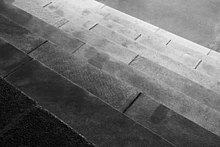
#> input picture 개인프로젝트/openCV를 통한 자동차 번호판 인식/라이브러리 공부/opencv/images/gray_image.jpg, 220 x 147 px, found by its file name
$ jupyter execute '5. 임계점 처리하기.ipynb'
#> lines starting #> are read from the running program, lines starting #| are printed output that depends on the picture; after the words box and inside, x2 and y2 are one past the last pixel; in counts of white or black regions, pixels touching at a corner belong together
## OpenCV 임계점 처리하기
- thresh(임계점) : "문턱"

cv2.threshold(1. image, 2. thresh, 3. max_value, 4. type): 임계값을 기준으로 흑/백으로 분류하는 함수

- image: 처리할 Gray Scale 이미지
- thresh: 임계 값 (전체 픽셀에 적용)
- max_value: 임계 값을 넘었을 때 적용할 값
- type: 임계점을 처리하는 방식

  - 1) THRESH_BINARY: 임계 값보다 크면 max_value, 작으면 0

  - 2) THRESH_BINARY_INV: 임계 값보다 작으면 max_value, 크면 0

  - 3) THRESH_TRUNC: 임계 값보다 크면 임계 값, 작으면 그대로

  - 4) THRESH_TOZERO: 임계 값보다 크면 그대로, 작으면 0

  - 5) THRESH_TOZERO_INV: 임계 값보다 크면 0, 작으면 그대로

[cell 1]
from google.colab import files
uploaded = files.upload()
#> the answer given: gray_image.jpg

[cell 2]
import cv2
import matplotlib.pyplot as plt

[cell 3]
image = cv2.imread('gray_image.jpg', cv2.IMREAD_GRAYSCALE)
#> image is the input picture: shape (147, 220); min 0, max 255, mean 108.3

images = []
ret, thres1 = cv2.threshold(image, 127, 255, cv2.THRESH_BINARY) # 127기준으로 크면 255 작으면 0으로 바꾼다
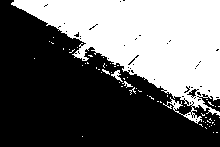
#> thres1: shape (147, 220); 40.9% white; 61 white regions (57 under 20 px), largest, box (x1, y1, x2, y2) and area: (11, 0, 220, 124) 12981, (111, 70, 123, 82) 57, (122, 81, 133, 88) 28, (102, 69, 110, 75) 21
# ret은 값을 반환했나 안했나의 boolean값.. 무시해도 되는듯?
ret, thres2 = cv2.threshold(image, 127, 255, cv2.THRESH_BINARY_INV)
ret, thres3 = cv2.threshold(image, 127, 255, cv2.THRESH_TRUNC)
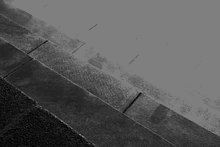
#> thres3: shape (147, 220); min 0, max 127, mean 89.3
ret, thres4 = cv2.threshold(image, 127, 255, cv2.THRESH_TOZERO)
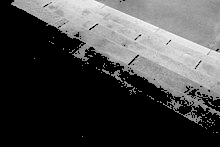
#> thres4: shape (147, 220); min 0, max 255, mean 71.1
ret, thres5 = cv2.threshold(image, 127, 255, cv2.THRESH_TOZERO_INV)
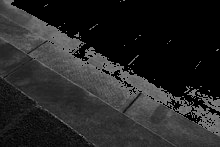
#> thres5: shape (147, 220); min 0, max 127, mean 37.3
images.append(thres1)
images.append(thres2)
images.append(thres3)
images.append(thres4)
images.append(thres5)

for i in images:
  plt.imshow(cv2.cvtColor(i, cv2.COLOR_GRAY2RGB))
  plt.show()
#> this loop made 5 passes

## 부분픽셀 적용하기 (위에는 전체픽셀에 똑같이 적용하는 방법)
cv2.adaptiveThreshold(1. image, 2. max_value, 3. **adaptive_method**, 4. type, 5. block_size, 6. C): 적응 임계점 처리 함수

하나의 이미지에 다수의 조명 상태가 존재하는 경우 적용하면 좋습니다.

- 2. max_value: 임계 값을 넘었을 때 적용할 값

- 3. adaptive_method: 임계 값을 결정하는 계산 방법 [임계값을 위에선 **직접적으로& 그리고 전체 획일적으로** 주었지만! 여기서는 **자동으로 & 각각 부분적으로** 인셈]
  - -> 간단히 말해서, 각 부분마다 알아서 임계점 찾아주는 방법.

  - 1) ADAPTIVE_THRESH_MEAN_C: 주변영역의 평균값으로 결정

  - 2) ADAPTIVE_THRESH_GAUSSIAN_C

- 4. type: 임계점을 처리하는 방식

- 5. block_size: 임계 값을 적용할 영역의 크기 (임계치로 인한 테두리 두께라고 보면될듯)

- 6. C: 평균이나 가중 평균에서 차감할 값 3.에서 조정치로 줄 값임

  - -> 5,6은 하이퍼 파라미터라고 생각하면 될듯

Adaptive Threshold를 이용하면, 전체 픽셀을 기준으로 임계 값을 적용하지 않습니다.

[cell 4]
from google.colab import files
uploaded = files.upload()
#> the answer given: hand_writing_image.jpg

[cell 5]
import cv2

image = cv2.imread('hand_writing_image.jpg', cv2.IMREAD_GRAYSCALE)
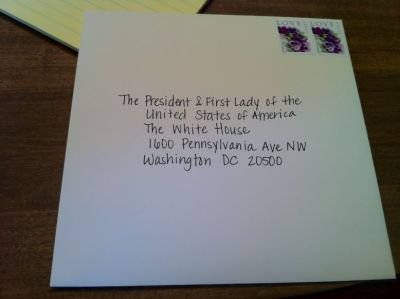
#> input picture 개인프로젝트/openCV를 통한 자동차 번호판 인식/라이브러리 공부/opencv/images/hand_writing_image.jpg, 400 x 299 px, found by its file name
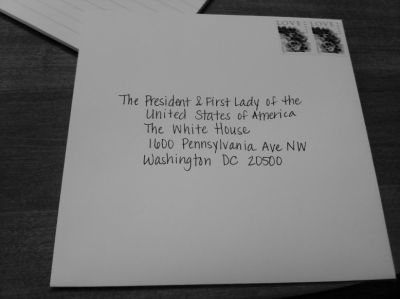
#> image: shape (299, 400); min 0, max 181, mean 115.4

ret, thres1 = cv2.threshold(image, 127, 255, cv2.THRESH_BINARY) # 전체에 동일하게 적용
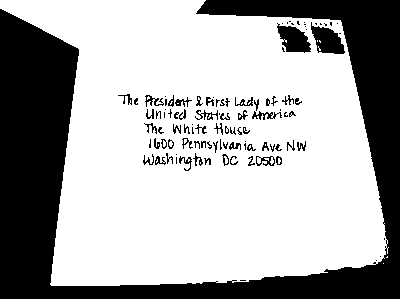
#> thres1: shape (299, 400); 66.7% white; 102 black regions (45 under 20 px), largest, box (x1, y1, x2, y2) and area: (0, 0, 400, 299) 36104, (311, 22, 345, 54) 636, (277, 23, 311, 53) 626
thres2 = cv2.adaptiveThreshold(image, 255, cv2.ADAPTIVE_THRESH_MEAN_C, cv2.THRESH_BINARY, 21, 3) # 부분적용
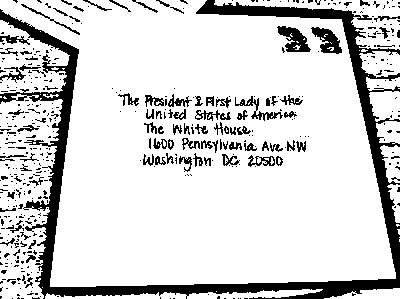
#> thres2: shape (299, 400); 83.5% white; 466 black regions (376 under 20 px), largest, box (x1, y1, x2, y2) and area: (0, 0, 400, 299) 12477, (277, 26, 311, 52) 471, (311, 27, 342, 54) 431

plt.imshow(cv2.cvtColor(image, cv2.COLOR_GRAY2RGB))
plt.show()

plt.imshow(cv2.cvtColor(thres1, cv2.COLOR_GRAY2RGB))
plt.show()

plt.imshow(cv2.cvtColor(thres2, cv2.COLOR_GRAY2RGB))
plt.show()

# blocksize 더 작게
thres3 = cv2.adaptiveThreshold(image, 255, cv2.ADAPTIVE_THRESH_MEAN_C, cv2.THRESH_BINARY, 11, 3)
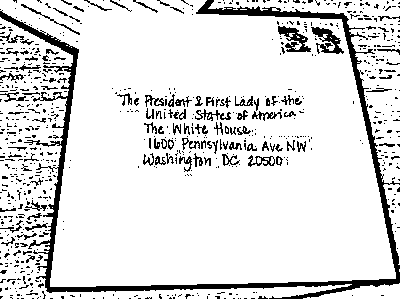
#> thres3: shape (299, 400); 87.4% white; 759 black regions (652 under 20 px), largest, box (x1, y1, x2, y2) and area: (0, 0, 400, 299) 6987, (311, 27, 344, 54) 398, (278, 26, 311, 52) 395
plt.imshow(cv2.cvtColor(thres3, cv2.COLOR_GRAY2RGB))
plt.show()

# blocksize 더 크게
thres4 = cv2.adaptiveThreshold(image, 255, cv2.ADAPTIVE_THRESH_MEAN_C, cv2.THRESH_BINARY, 31, 3)
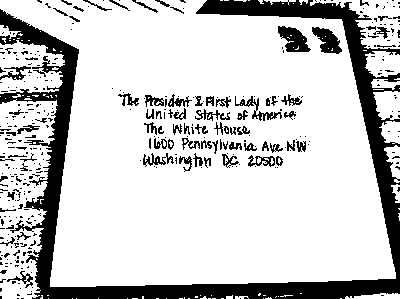
#> thres4: shape (299, 400); 79.9% white; 376 black regions (298 under 20 px), largest, box (x1, y1, x2, y2) and area: (0, 0, 400, 299) 17477, (278, 26, 311, 52) 516, (312, 27, 342, 54) 455
plt.imshow(cv2.cvtColor(thres4, cv2.COLOR_GRAY2RGB))
plt.show()
